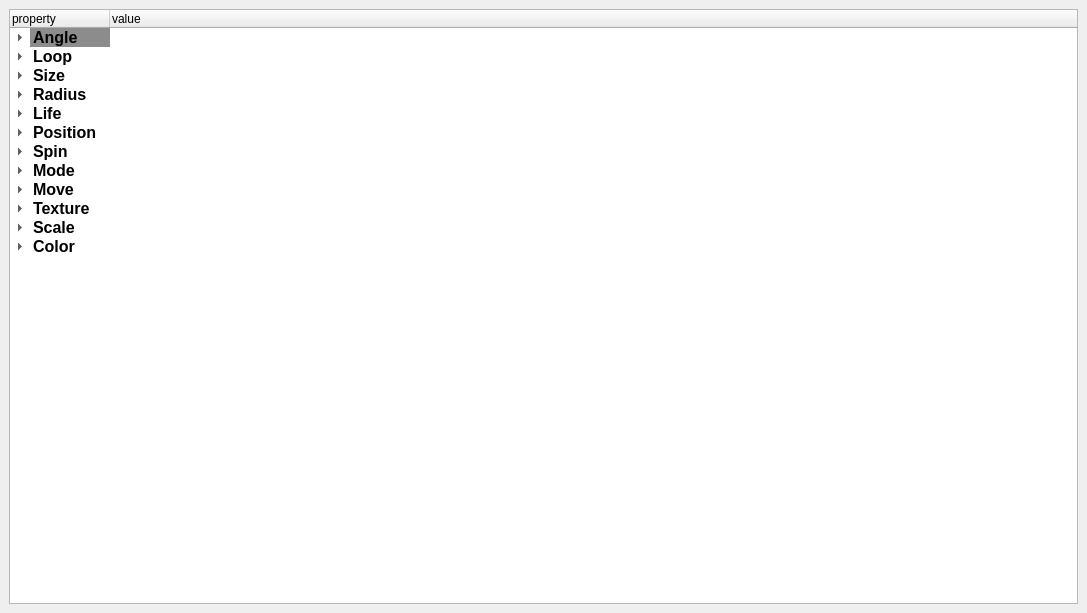
<?xml version="1.0" encoding="UTF-8"?>
<ui version="4.0">
 <class>InspectorDock</class>
 <widget class="QDockWidget" name="InspectorDock">
  <property name="geometry">
   <rect>
    <x>0</x>
    <y>0</y>
    <width>1087</width>
    <height>613</height>
   </rect>
  </property>
  <property name="windowTitle">
   <string>Inspector</string>
  </property>
  <widget class="QWidget" name="dockWidgetContents">
   <layout class="QGridLayout" name="gridLayout">
    <item row="0" column="0">
     <widget class="QTreeWidget" name="treeWidget">
      <property name="itemsExpandable">
       <bool>true</bool>
      </property>
      <property name="expandsOnDoubleClick">
       <bool>true</bool>
      </property>
      <column>
       <property name="text">
        <string>property</string>
       </property>
      </column>
      <column>
       <property name="text">
        <string>value</string>
       </property>
      </column>
      <item>
       <property name="text">
        <string>Angle</string>
       </property>
       <property name="font">
        <font>
         <pointsize>12</pointsize>
         <weight>75</weight>
         <bold>true</bold>
         <strikeout>false</strikeout>
        </font>
       </property>
       <property name="background">
        <brush brushstyle="SolidPattern">
         <color alpha="255">
          <red>140</red>
          <green>140</green>
          <blue>140</blue>
         </color>
        </brush>
       </property>
       <property name="foreground">
        <brush brushstyle="NoBrush">
         <color alpha="255">
          <red>0</red>
          <green>0</green>
          <blue>0</blue>
         </color>
        </brush>
       </property>
       <property name="text">
        <string/>
       </property>
       <item>
        <property name="text">
         <string>Angle</string>
        </property>
        <property name="text">
         <string notr="true"/>
        </property>
        <property name="background">
         <brush brushstyle="NoBrush">
          <color alpha="255">
           <red>0</red>
           <green>0</green>
           <blue>0</blue>
          </color>
         </brush>
        </property>
        <property name="foreground">
         <brush brushstyle="Dense5Pattern">
          <color alpha="255">
           <red>0</red>
           <green>0</green>
           <blue>0</blue>
          </color>
         </brush>
        </property>
        <property name="flags">
         <set>ItemIsSelectable|ItemIsEditable|ItemIsDragEnabled|ItemIsUserCheckable|ItemIsEnabled</set>
        </property>
       </item>
       <item>
        <property name="text">
         <string>AngleVar</string>
        </property>
        <property name="flags">
         <set>ItemIsSelectable|ItemIsEditable|ItemIsDragEnabled|ItemIsUserCheckable|ItemIsEnabled</set>
        </property>
       </item>
      </item>
      <item>
       <property name="text">
        <string>Loop</string>
       </property>
       <property name="font">
        <font>
         <pointsize>12</pointsize>
         <weight>75</weight>
         <bold>true</bold>
        </font>
       </property>
       <item>
        <property name="text">
         <string>IsLoop</string>
        </property>
       </item>
      </item>
      <item>
       <property name="text">
        <string>Size</string>
       </property>
       <property name="font">
        <font>
         <pointsize>12</pointsize>
         <weight>75</weight>
         <bold>true</bold>
        </font>
       </property>
       <item>
        <property name="text">
         <string>EndSize</string>
        </property>
       </item>
       <item>
        <property name="text">
         <string>EndSizeVar</string>
        </property>
       </item>
       <item>
        <property name="text">
         <string>StartSize</string>
        </property>
       </item>
       <item>
        <property name="text">
         <string>StartSizeVar</string>
        </property>
       </item>
      </item>
      <item>
       <property name="text">
        <string>Radius</string>
       </property>
       <property name="font">
        <font>
         <pointsize>12</pointsize>
         <weight>75</weight>
         <bold>true</bold>
        </font>
       </property>
       <item>
        <property name="text">
         <string>EndRadius</string>
        </property>
       </item>
       <item>
        <property name="text">
         <string>EndRadiusVar</string>
        </property>
       </item>
       <item>
        <property name="text">
         <string>RotatePerSecond</string>
        </property>
       </item>
       <item>
        <property name="text">
         <string>RotatePerSecondVar</string>
        </property>
       </item>
       <item>
        <property name="text">
         <string>StartRadius</string>
        </property>
       </item>
       <item>
        <property name="text">
         <string>StartRadiusVar</string>
        </property>
       </item>
      </item>
      <item>
       <property name="text">
        <string>Life</string>
       </property>
       <property name="font">
        <font>
         <pointsize>12</pointsize>
         <weight>75</weight>
         <bold>true</bold>
        </font>
       </property>
       <item>
        <property name="text">
         <string>Life</string>
        </property>
       </item>
       <item>
        <property name="text">
         <string>LifeVar</string>
        </property>
       </item>
      </item>
      <item>
       <property name="text">
        <string>Position</string>
       </property>
       <property name="font">
        <font>
         <pointsize>12</pointsize>
         <weight>75</weight>
         <bold>true</bold>
        </font>
       </property>
       <item>
        <property name="text">
         <string>PositionType</string>
        </property>
       </item>
       <item>
        <property name="text">
         <string>PosVarX</string>
        </property>
       </item>
       <item>
        <property name="text">
         <string>PosVarY</string>
        </property>
       </item>
       <item>
        <property name="text">
         <string>SourcePositionX</string>
        </property>
       </item>
       <item>
        <property name="text">
         <string>SourcePositionY</string>
        </property>
       </item>
      </item>
      <item>
       <property name="text">
        <string>Spin</string>
       </property>
       <property name="font">
        <font>
         <pointsize>12</pointsize>
         <weight>75</weight>
         <bold>true</bold>
        </font>
       </property>
       <item>
        <property name="text">
         <string>EndSpin</string>
        </property>
       </item>
       <item>
        <property name="text">
         <string>EndSpinVar</string>
        </property>
       </item>
       <item>
        <property name="text">
         <string>StartSpin</string>
        </property>
       </item>
       <item>
        <property name="text">
         <string>StartSpinVar</string>
        </property>
       </item>
      </item>
      <item>
       <property name="text">
        <string>Mode</string>
       </property>
       <property name="font">
        <font>
         <pointsize>12</pointsize>
         <weight>75</weight>
         <bold>true</bold>
        </font>
       </property>
       <item>
        <property name="text">
         <string>Duration</string>
        </property>
       </item>
       <item>
        <property name="text">
         <string>EmissionRate</string>
        </property>
       </item>
       <item>
        <property name="text">
         <string>IsAutoRemoveOnFinish</string>
        </property>
       </item>
       <item>
        <property name="text">
         <string>Mode</string>
        </property>
       </item>
       <item>
        <property name="text">
         <string>TotalParticles</string>
        </property>
       </item>
       <item>
        <property name="text">
         <string>IsFixedRotation</string>
        </property>
       </item>
      </item>
      <item>
       <property name="text">
        <string>Move</string>
       </property>
       <property name="font">
        <font>
         <pointsize>12</pointsize>
         <weight>75</weight>
         <bold>true</bold>
        </font>
       </property>
       <item>
        <property name="text">
         <string>GravityAngle</string>
        </property>
       </item>
       <item>
        <property name="text">
         <string>GravitySpeed</string>
        </property>
       </item>
       <item>
        <property name="text">
         <string>RadialAccel</string>
        </property>
       </item>
       <item>
        <property name="text">
         <string>RadialAccelVar</string>
        </property>
       </item>
       <item>
        <property name="text">
         <string>Speed</string>
        </property>
       </item>
       <item>
        <property name="text">
         <string>SpeedVar</string>
        </property>
       </item>
       <item>
        <property name="text">
         <string>TagentialAccel</string>
        </property>
       </item>
       <item>
        <property name="text">
         <string>TagentialAccelVar</string>
        </property>
       </item>
      </item>
      <item>
       <property name="text">
        <string>Texture</string>
       </property>
       <property name="font">
        <font>
         <pointsize>12</pointsize>
         <weight>75</weight>
         <bold>true</bold>
        </font>
       </property>
       <item>
        <property name="text">
         <string>DestBlendFunc</string>
        </property>
       </item>
       <item>
        <property name="text">
         <string>SrcBlendFunc</string>
        </property>
       </item>
       <item>
        <property name="text">
         <string>TextureImageData</string>
        </property>
       </item>
       <item>
        <property name="text">
         <string>TexturePath</string>
        </property>
       </item>
      </item>
      <item>
       <property name="text">
        <string>Scale</string>
       </property>
       <property name="font">
        <font>
         <pointsize>12</pointsize>
         <weight>75</weight>
         <bold>true</bold>
        </font>
       </property>
       <item>
        <property name="text">
         <string>Scale</string>
        </property>
       </item>
      </item>
      <item>
       <property name="text">
        <string>Color</string>
       </property>
       <property name="font">
        <font>
         <pointsize>12</pointsize>
         <weight>75</weight>
         <bold>true</bold>
        </font>
       </property>
       <item>
        <property name="text">
         <string>EndColor</string>
        </property>
       </item>
       <item>
        <property name="text">
         <string>EndColorVar</string>
        </property>
       </item>
       <item>
        <property name="text">
         <string>StartColor</string>
        </property>
       </item>
       <item>
        <property name="text">
         <string>StartColorVar</string>
        </property>
       </item>
      </item>
     </widget>
    </item>
   </layout>
  </widget>
 </widget>
 <resources/>
 <connections/>
</ui>
